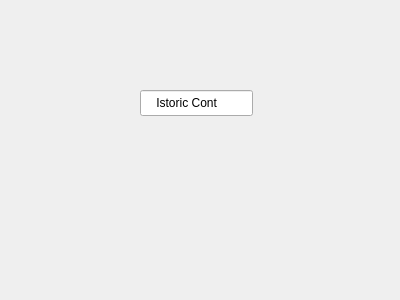
<?xml version="1.0" encoding="UTF-8"?>
<ui version="4.0">
 <class>FourWindow</class>
 <widget class="QWidget" name="FourWindow">
  <property name="geometry">
   <rect>
    <x>0</x>
    <y>0</y>
    <width>400</width>
    <height>300</height>
   </rect>
  </property>
  <property name="windowTitle">
   <string>Form</string>
  </property>
  <widget class="QLineEdit" name="lineEdit">
   <property name="geometry">
    <rect>
     <x>140</x>
     <y>90</y>
     <width>113</width>
     <height>26</height>
    </rect>
   </property>
   <property name="text">
    <string>    Istoric Cont</string>
   </property>
  </widget>
 </widget>
 <resources/>
 <connections/>
</ui>
